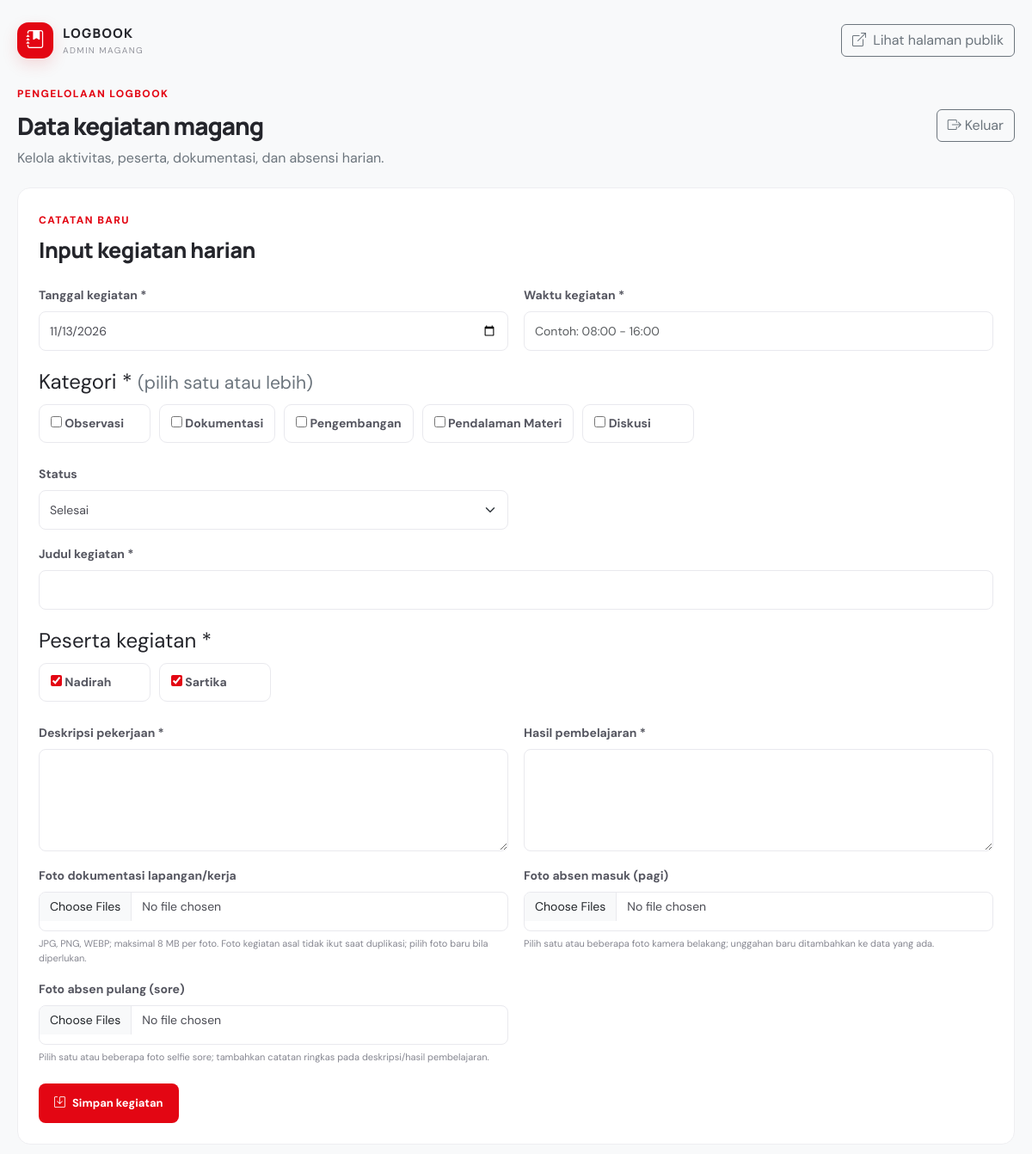
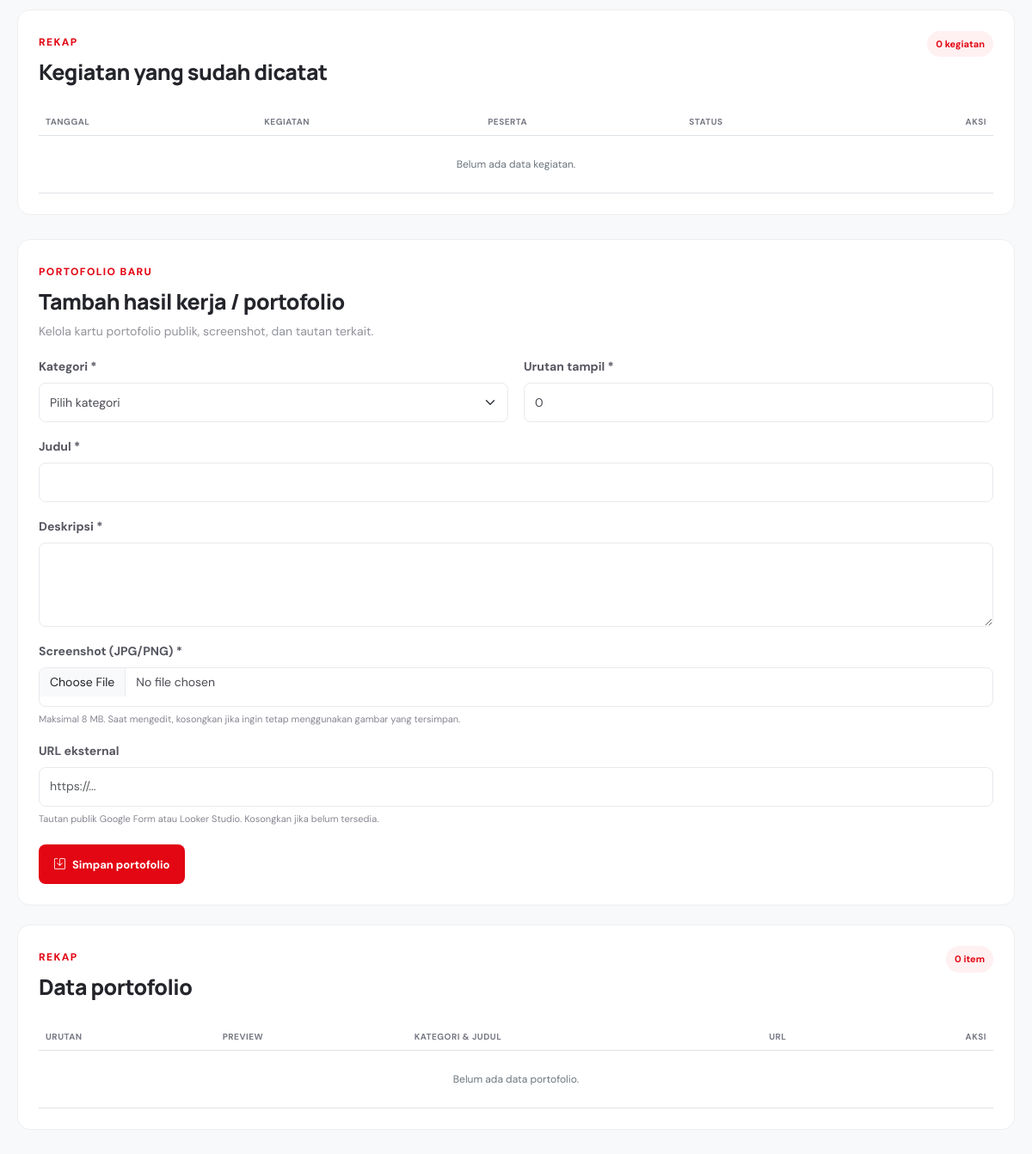
/admin.php (signed in), run on the app's committed database (2 pictures, top to bottom).
### tables this page shows
CREATE TABLE IF NOT EXISTS mahasiswa (
    id_mahasiswa INT UNSIGNED NOT NULL AUTO_INCREMENT,
    nama_mahasiswa VARCHAR(100) NOT NULL,
    PRIMARY KEY (id_mahasiswa),
    UNIQUE KEY uq_mahasiswa_nama (nama_mahasiswa)
);

### admin.php (the view, shortened to what the rows shown need)
<?php
require __DIR__ . '/config.php';
$csrfToken = $_SESSION['logbook_csrf'];
$submittedValues = [];
function h($value)
{
    return htmlspecialchars((string) $value, ENT_QUOTES, 'UTF-8');
}
$authenticated = !empty($_SESSION['logbook_admin_authenticated']);
$editActivity = null;
$editParticipants = [];
$selectedParticipants = $submittedValues
    ? array_map('intval', (array) ($submittedValues['peserta'] ?? []))
    : $editParticipants;
$students = [];
if ($authenticated) {
    $studentResult = $conn->query('SELECT id_mahasiswa, nama_mahasiswa FROM mahasiswa ORDER BY nama_mahasiswa');
    while ($student = $studentResult->fetch_assoc()) {
        $students[] = $student;
    }
}
?>
<!DOCTYPE html>
<html lang="id">
<head>
    <link href="https://cdn.jsdelivr.net/npm/bootstrap@5.3.3/dist/css/bootstrap.min.css" rel="stylesheet">
    <link href="https://cdn.jsdelivr.net/npm/bootstrap-icons@1.11.3/font/bootstrap-icons.min.css" rel="stylesheet">
    <link href="assets/style.css?v=20261112-1" rel="stylesheet">
    <link href="assets/motion.css?v=20261113-2" rel="stylesheet">
</head>
<body class="admin-page">
<main class="admin-wrap">
    <?php if (!$authenticated): ?>
        <section class="admin-login filter-panel">
            <span class="section-kicker">AREA PRIVAT</span>
            <h1>Masuk ke pengelola</h1>
            <p class="text-secondary">Halaman ini hanya untuk pengelolaan logbook.</p>
            <form method="post" class="mt-4">
                <input type="hidden" name="csrf_token" value="<?= h($csrfToken) ?>">
                <input type="hidden" name="action" value="login">
                <div class="field-group">
                    <label for="password">Kata sandi admin</label>
                    <input class="form-control" type="password" id="password" name="password" autocomplete="current-password" required>
                </div>
                <button class="btn btn-brand mt-3" type="submit"><i class="bi bi-lock me-2"></i>Masuk</button>
            </form>
        </section>
    <?php else: ?>
        <div class="admin-title-row">
            <div>
                <h1>Data kegiatan magang</h1>
            </div>
        </div>
        <section class="filter-panel admin-form-panel">
            <form method="post" enctype="multipart/form-data">
                <div class="admin-form-grid">
                    <fieldset class="field-group admin-field-wide">
                        <div class="participant-options">
                            <?php foreach ($students as $student): ?>
                                <label class="participant-option">
                                    <input type="checkbox" name="peserta[]" value="<?= (int) $student['id_mahasiswa'] ?>" <?= in_array((int) $student['id_mahasiswa'], $selectedParticipants, true) || (!$editActivity && !$submittedValues && !$editParticipants) ? 'checked' : '' ?>>
                                    <span><?= h($student['nama_mahasiswa']) ?></span>
                                </label>
                            <?php endforeach; ?>
                        </div>
                    </fieldset>
                </div>
            </form>
        </section>
        <section class="filter-panel">
            <div class="table-responsive">
                <table class="table admin-table align-middle">
                    <thead><tr><th>Tanggal</th><th>Kegiatan</th><th>Peserta</th><th>Status</th><th class="text-end">Aksi</th></tr></thead>
                </table>
            </div>
        </section>
        <section class="filter-panel">
            <div class="table-responsive">
                <table class="table admin-table align-middle portfolio-admin-table">
                    <thead><tr><th>Urutan</th><th>Preview</th><th>Kategori &amp; Judul</th><th>URL</th><th class="text-end">Aksi</th></tr></thead>
                </table>
            </div>
        </section>
    <?php endif; ?>
</main>
</body>
</html>

### data on the page
mahasiswa: id_mahasiswa "☑", nama_mahasiswa "Nadirah"
mahasiswa: id_mahasiswa "☑", nama_mahasiswa "Sartika"

### other printed values
$option "Observasi"
$option "Dokumentasi"
$option "Pengembangan"
$option "Pendalaman Materi"
$option "Diskusi"
count($activities) "0"
count($portfolios) "0"
form field status_kegiatan "Selesai"
